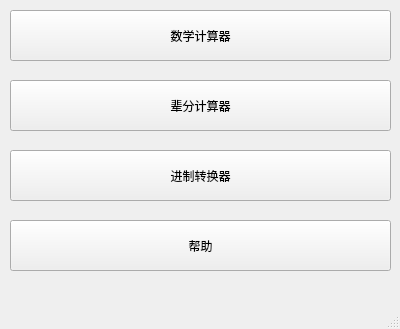
<?xml version="1.0" encoding="UTF-8"?>
<ui version="4.0">
 <class>MainWindow</class>
 <widget class="QMainWindow" name="MainWindow">
  <property name="geometry">
   <rect>
    <x>0</x>
    <y>0</y>
    <width>400</width>
    <height>329</height>
   </rect>
  </property>
  <property name="minimumSize">
   <size>
    <width>400</width>
    <height>329</height>
   </size>
  </property>
  <property name="maximumSize">
   <size>
    <width>400</width>
    <height>329</height>
   </size>
  </property>
  <property name="windowTitle">
   <string>MainWindow</string>
  </property>
  <property name="windowIcon">
   <iconset resource="myico.qrc">
    <normaloff>:/myico/myicon.png</normaloff>:/myico/myicon.png</iconset>
  </property>
  <widget class="QWidget" name="centralWidget">
   <widget class="QPushButton" name="pushButton_3">
    <property name="geometry">
     <rect>
      <x>10</x>
      <y>220</y>
      <width>381</width>
      <height>51</height>
     </rect>
    </property>
    <property name="text">
     <string>帮助</string>
    </property>
   </widget>
   <widget class="QPushButton" name="pushButton_2">
    <property name="geometry">
     <rect>
      <x>10</x>
      <y>80</y>
      <width>381</width>
      <height>51</height>
     </rect>
    </property>
    <property name="text">
     <string>辈分计算器</string>
    </property>
   </widget>
   <widget class="QPushButton" name="pushButton">
    <property name="geometry">
     <rect>
      <x>10</x>
      <y>150</y>
      <width>381</width>
      <height>51</height>
     </rect>
    </property>
    <property name="text">
     <string>进制转换器</string>
    </property>
   </widget>
   <widget class="QPushButton" name="shuzijisuanqiBtn">
    <property name="geometry">
     <rect>
      <x>10</x>
      <y>10</y>
      <width>381</width>
      <height>51</height>
     </rect>
    </property>
    <property name="text">
     <string>数学计算器</string>
    </property>
   </widget>
  </widget>
  <widget class="QMenuBar" name="menuBar">
   <property name="geometry">
    <rect>
     <x>0</x>
     <y>0</y>
     <width>400</width>
     <height>28</height>
    </rect>
   </property>
  </widget>
  <widget class="QStatusBar" name="statusBar"/>
 </widget>
 <layoutdefault spacing="6" margin="11"/>
 <resources>
  <include location="myico.qrc"/>
 </resources>
 <connections/>
</ui>
